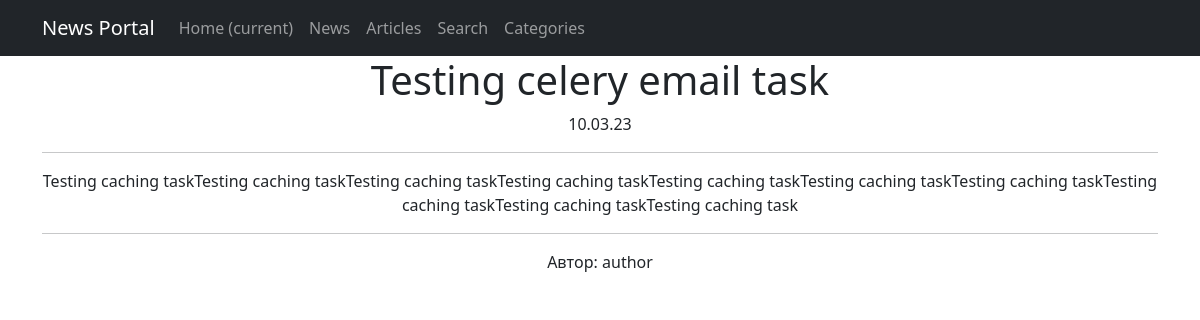
Page /posts/106 on the earlier database version.
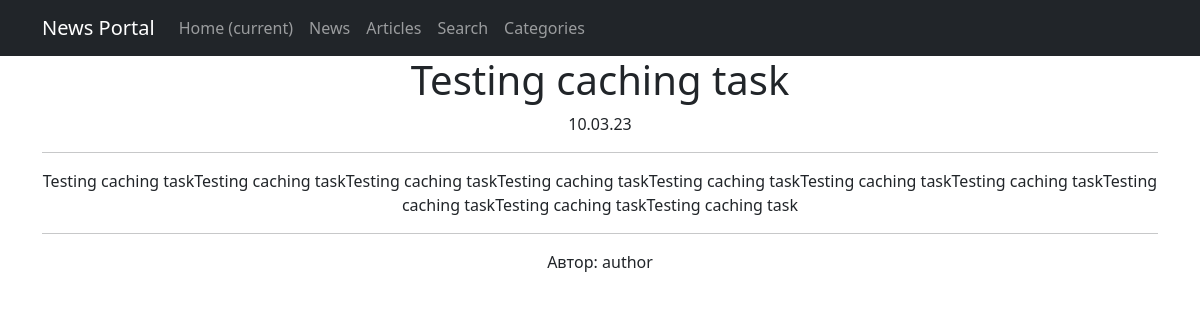
Same page on the later database version.
### news/models.py (models this page shows, shortened)
class Post(models.Model):
    type = models.CharField(max_length=1, choices=TYPES, default=article)
    created_on = models.DateTimeField(auto_now_add=True)
    title = models.CharField(max_length=255)
    text = models.TextField()
    rating = models.IntegerField(default=0)
    author = models.ForeignKey(Author, on_delete=models.CASCADE)
    categories = models.ManyToManyField(Category, through='PostCategory')

class Author(models.Model):
    user = models.OneToOneField(User, on_delete=models.CASCADE)
    rating = models.IntegerField(default=0)
    def __str__(self):
        return f"{self.user.username}"

### news/views.py (the view)
# urls.py: path('<int:pk>', PostDetail.as_view(), name='post_detail'),
class PostDetail(DetailView):
    model = Post
    template_name = 'post.html'
    context_object_name = 'post'
    queryset = Post.objects.all()
    def get_object(self, *args, **kwargs):
        obj = cache.get(f"post-{self.kwargs['pk']}", None)
        if not obj:
            obj = super().get_object(queryset=self.queryset)
            cache.set(f"post-{self.kwargs['pk']}", obj)
        return obj

### news/templatetags/custom_filters.py (called while the page is built)
@register.filter()
def censor(text: str):
    if type(text) is not str:
        raise ValueError('censor filter only accepts str values')
    for word in UNDESIRABLE_WORDS:
        text = text.replace(word, f"{word[0]}{'*'*(len(word)-1)}")
        word = word.title()
        text = text.replace(word, f"{word[0]}{'*'*(len(word)-1)}")
    return text

### templates/post.html (shortened to what this page needs)
{% extends 'flatpages/default.html' %}
{% load custom_filters %}
{% block content %}
<h1>{{ post.title|censor }}</h1>
{{ post.created_on|date:'d.m.y' }}
<hr>
{{ post.text|censor }}
<hr>
Автор: {{ post.author }}
{% endblock content %}

Differences in the rows shown:
changed Post "author": title|censor "Testing celery email task" → "Testing caching task"
